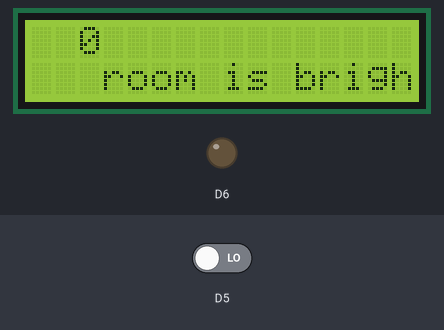
Bench run of a sketch on a simulated ESP8266 (NodeMCU). Shown: 16×2 character LCD, output pins drawn as LEDs (lit = HIGH). Inputs (shaded band) come from the test bench; at power-on: D5 LOW.

Above: at 1.2 s.
1.3 s: D5 driven HIGH
At 1.7 s:
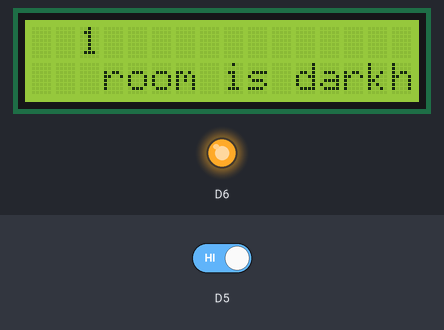
2.8 s: D5 driven LOW
At 3.1 s:
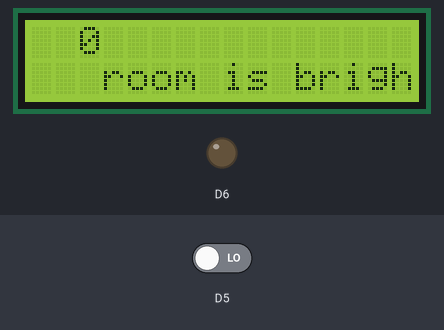
Timing chart, 0 to 5.8 s (numbered marks = the images above; inputs shaded):
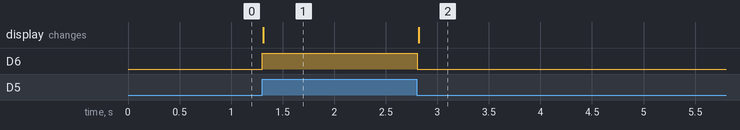

Measured:
- after the input at 1.3 s, D6: LOW → HIGH at once; the display: changes at once (image 1)
- after the input at 2.8 s, D6: HIGH → LOW at once; the display: changes at once (image 2)

The sketch:

auto_light_on_using_node_lcd.ino
```cpp
#include<Wire.h>
#include<LiquidCrystal_I2C.h>

int ldr;
LiquidCrystal_I2C lcd(0x27,16,2);

void setup() {
  pinMode(D5,INPUT);
  pinMode(D6,OUTPUT);
  lcd.init();
  lcd.clear();
  lcd.backlight();

}

void loop() {
  ldr=digitalRead(D5);
  lcd.setCursor(2,0);
  lcd.print(ldr);
  if(ldr==1){
    digitalWrite(D6,HIGH);
    lcd.setCursor(3,1);
    lcd.print("room is dark");
  }else{
    digitalWrite(D6,LOW);
    lcd.setCursor(3,1);
    lcd.print("room is brighter");
  }


}
```
